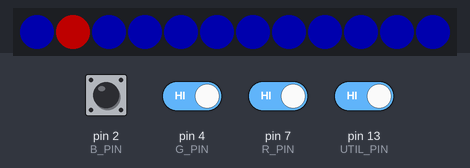
Bench run of a program on a simulated Arduino Uno, built with avr-gcc and run on an emulated ATmega328P. On the bench: 12 RGB LEDs in strip order, left to right. The inputs (shaded band) are chosen by the test bench; at power-on: pin 2 (B_PIN), pin 4 (G_PIN), pin 7 (R_PIN), pin 13 (UTIL_PIN) HIGH. Dim RGB values are drawn brighter than linear.

Above: at 0.8 s.
0.9 s: pin 2 (B_PIN) pulled LOW for 0.15 s
At 2.1 s:
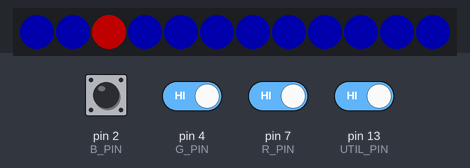
2.5 s: pin 13 (UTIL_PIN) driven LOW
At 3.5 s:
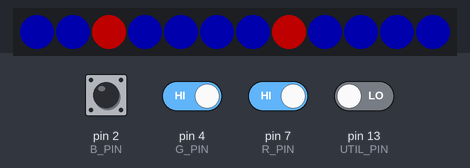
4.0 s: pin 2 (B_PIN) driven LOW and pin 4 (G_PIN) driven LOW and pin 7 (R_PIN) driven LOW and pin 13 (UTIL_PIN) driven HIGH
At 4.21 s:
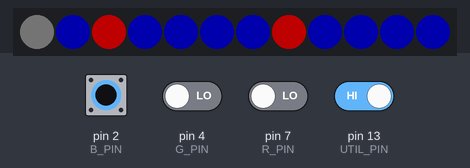
6.7 s: pin 7 (R_PIN) driven HIGH
At 8.06 s:
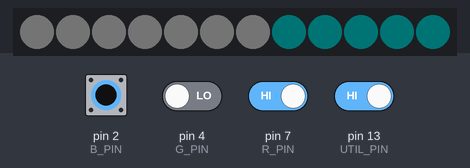
9.1 s: pin 2 (B_PIN) driven HIGH
At 9.4 s:
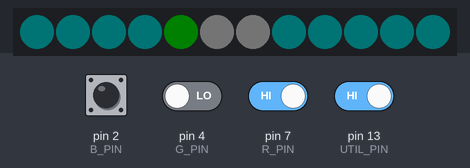
11.6 s: pin 2 (B_PIN) driven LOW
At 12.5 s:
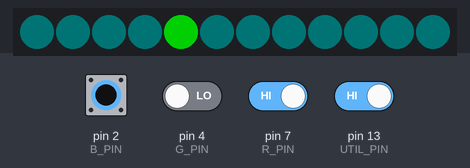
Timing chart, 0 to 14.6 s (numbered marks = the images above; inputs shaded):
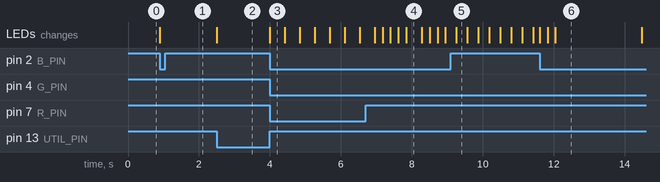

The program:

main.cpp
```cpp
/**
  Code for the Operation of a RGBW-LED Matrix
  Author: Fabian Reinwald
  Date: 06.02.2021
  Version: 1.0
*/
//*******************************************************************
#include <Arduino.h>
#include <Adafruit_NeoPixel.h>
#include "specs.h"
/*#ifdef __AVR__
  #include <avr/power.h>
#endif*/

int lastMenu = MENUOPTIONS;
bool lastR = R_PIN_Input;
bool lastG = G_PIN_Input;
bool lastB = B_PIN_Input;
bool lastUtil = Util_PIN_Input;
//*******************************************************************
Adafruit_NeoPixel pixels(NUMPIXELS,C_PIN,NEO_GRB+NEO_KHZ800);
//*******************************************************************
void AllLED()
{
  int red = 0;
  int green = 0;
  int blue = 0;
  int Util_PIN_Input = !digitalRead(UTIL_PIN);
  pixels.begin();

  while(Util_PIN_Input)
    Util_PIN_Input = !digitalRead(UTIL_PIN);

  while(!Util_PIN_Input)
  {
    R_PIN_Input = !digitalRead(R_PIN);
    G_PIN_Input = !digitalRead(G_PIN);
    B_PIN_Input = !digitalRead(B_PIN);
    Util_PIN_Input = !digitalRead(UTIL_PIN);
    lastUtil = Util_PIN_Input;

    if(R_PIN_Input)
    {
      if(red<255)
        red++;

      for(int i=0;i<NUMPIXELS;i++)
      {
      pixels.setPixelColor(i,pixels.Color(red,green,blue));
      }
      pixels.show();
    }

    if(G_PIN_Input)
    {
      if(green<255)
        green++;

      for(int i=0; i<NUMPIXELS;i++)
      {
        pixels.setPixelColor(i,pixels.Color(red,green,blue));
      }
      pixels.show();
    }

    if(B_PIN_Input)
    {
      if(blue<255)
        blue++;

      for(int i=0; i<NUMPIXELS;i++)
      {
        pixels.setPixelColor(i,pixels.Color(red,green,blue));
      }
      pixels.show();
    }

    lastUtil = Util_PIN_Input;
    delay(20);
  }
  MainMenu();         //sends back to main menu on util key press
}

void SingleLED()
{
  int red = 0;
  int green = 0;
  int blue = 0;
  int Util_PIN_Input = !digitalRead(UTIL_PIN);
  pixels.begin();
  int i = 0;

  while(Util_PIN_Input)
    Util_PIN_Input = !digitalRead(UTIL_PIN);

  while(!Util_PIN_Input)
  {
    R_PIN_Input = !digitalRead(R_PIN);
    G_PIN_Input = !digitalRead(G_PIN);
    B_PIN_Input = !digitalRead(B_PIN);
    Util_PIN_Input = !digitalRead(UTIL_PIN);
    lastUtil = Util_PIN_Input;

    if(R_PIN_Input)
    {
      if(red<255)
        red++;

      pixels.setPixelColor(i,pixels.Color(red,green,blue));

      pixels.show();
    }

    if(G_PIN_Input)
    {
      if(green<255)
        green++;

        pixels.setPixelColor(i,pixels.Color(red,green,blue));

      pixels.show();
    }

    if(B_PIN_Input)
    {
      if(blue<255)
        blue++;

        pixels.setPixelColor(i,pixels.Color(red,green,blue));

      pixels.show();
    }

    if(G_PIN_Input && B_PIN_Input)        //next pixel by pressing G and B pin
    {
      i++;
      if(i>NUMPIXELS)
        i = 0;

      delay(200);
      red = 0;
      green = 0;
      blue = 0;
    }

    if(R_PIN_Input && G_PIN_Input)        //reset Pin color
    {
      delay(200);
      red = 0;
      green = 0;
      blue = 0;
    }

    lastUtil = Util_PIN_Input;
    delay(20);
  }
}

void ColorControl(int PIN)
{
  delay(29);
}

void Program(int MenuState)
{
  switch (MenuState)
  {
  case 1:
    AllLED();
    break;
  case 2:
    SingleLED();
    break;
  default:
   // MainMenu();
    break;
  }
}

void MainMenu()
{
  pixels.begin();
  int MenuState=1;
  //MainMenu Interface
  for(int i=0;i<NUMPIXELS;i++)
  {
    pixels.setPixelColor(i,pixels.Color(0,0,50));
  }
  pixels.setPixelColor(1,pixels.Color(80,0,0));
  pixels.show();

  //Menu Loop to read Buttoninput
  while(true)
  {
    int R_PIN_Input = !digitalRead(R_PIN);
    int G_PIN_Input = !digitalRead(G_PIN);
    int B_PIN_Input = !digitalRead(B_PIN);
    int Util_PIN_Input = !digitalRead(UTIL_PIN);

    //Moves cursor forward
    if(R_PIN_Input && !lastR)
    {
      if(MenuState==1)
        MenuState=MENUOPTIONS;
      else
        MenuState--;

      //Move Cursor
      pixels.begin();
      pixels.setPixelColor(MenuState,pixels.Color(80,0,0));
      pixels.setPixelColor(lastMenu,pixels.Color(0,0,50));
      pixels.show();
    }

    //Moves cursor backwards
    if(B_PIN_Input && !lastB)
    {
      if(MenuState==MENUOPTIONS)
        MenuState=1;
      else
        MenuState++;

      //Move Cursor
      pixels.setPixelColor(MenuState,pixels.Color(80,0,0));
      pixels.setPixelColor(lastMenu,pixels.Color(0,0,50));
      pixels.show();
    }

    //Confirms Menuselection
    if(Util_PIN_Input && !lastUtil)
    {
      pixels.setPixelColor(7,pixels.Color(80,0,0));
      pixels.show();
      Program(MenuState);
    }

    lastR = R_PIN_Input;
    lastG = G_PIN_Input;
    lastB = B_PIN_Input;
    lastUtil = Util_PIN_Input;
    lastMenu = MenuState;
  }
}
//*******************************************************************
void setup() {
// put your setup code here, to run once:
#if defined(__AVR_ATtiny85__) && (F_CPU == 16000000)
  clock_prescale_set(clock_div_1);
#endif

  //Initialize NeoPixel strip object
  pixels.begin();
  for(int i=0;i<NUMPIXELS;i++)
  {
    pixels.setPixelColor(i,pixels.Color(40,0,50));
  }
  pixels.show();

  //Initialize Joystick Pins
  pinMode(R_PIN, INPUT_PULLUP);
  pinMode(G_PIN, INPUT_PULLUP);
  pinMode(B_PIN, INPUT_PULLUP);
  pinMode(C_PIN, INPUT_PULLUP);


  //Start Main-Menu
  MainMenu();
}


void loop() {
  pixels.begin();
  pixels.show();
}
```

specs.h
```cpp
/**
  Specs for the LED Matrix and the connected Arduino UNO
  Author: Fabian Reinwald
  Date: 20.02.2021
  Version: 1.0
*/

//PIN controlling the LEDs
#define C_PIN 6
//Number of LEDs
#define NUMPIXELS 12
//Delay between loops
#define DELAYVAL 1000
//Input Next/Blue
#define B_PIN 2
//Input Green
#define G_PIN 4
//Input Previous/Red
#define R_PIN 7
//Input PIN On/Off/Select
#define UTIL_PIN 13
//Number of Menu Options
#define MENUOPTIONS 3

int R_PIN_Input = !digitalRead(R_PIN);
int G_PIN_Input = !digitalRead(G_PIN);
int B_PIN_Input = !digitalRead(B_PIN);
int Util_PIN_Input = !digitalRead(UTIL_PIN);

void AllLED();
void SingleLED();
void ColorControl(int PIN);
void Program(int MenuState);
void MainMenu();
```

Measured:
- after the input at 0.9 s, the LEDs: change at once (image 1)
- after the input at 2.5 s, the LEDs: change at once (image 2)
- after the input at 4.0 s, the LEDs: change at once (image 3)
- after the input at 6.7 s, the LEDs: first change after 0.26 s (image 4 shows a later state)
- after the input at 9.1 s, the LEDs: change after 0.15 s (image 5)
- what the display in image 3 shows lasts 0.4 s, from 4.0 s to 4.4 s
